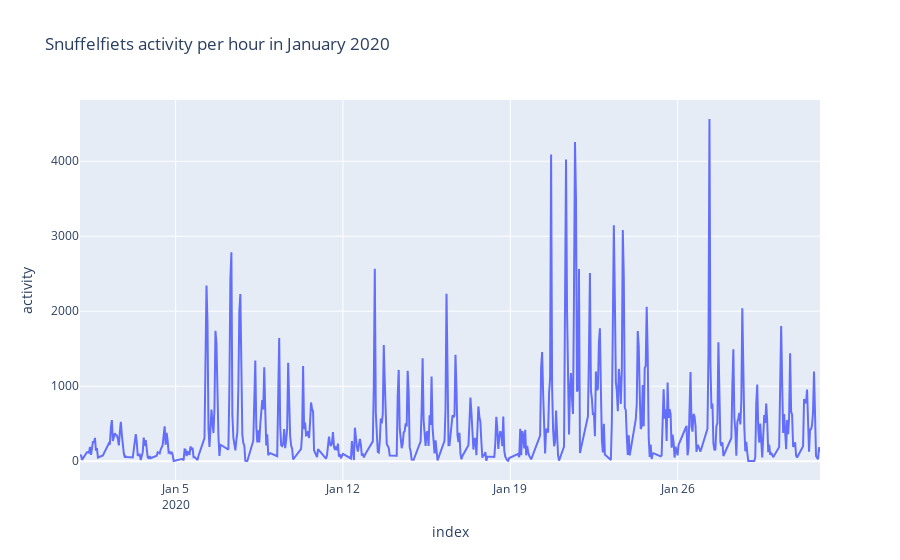

Notebook source saved alongside this figure:
### Code cell
gdf["date"] = gdf['recording_time'].dt.date
gdf["hour"] = gdf["recording_time"].dt.hour
gdf["datehour"] = pd.to_datetime(gdf["date"]) + gdf["hour"].astype('timedelta64[h]')

count = Counter([date for date in gdf["datehour"]])

df = pd.DataFrame.from_dict(count, orient='index', columns=["activity"]).reset_index().sort_values(by=['index'])

fig = px.line(df, x='index', y='activity', title='Snuffelfiets activity per hour in January 2020')
fig.show()

### Figure 1 — Plotly figure (JSON) as saved in the notebook; plotly's stock layout.template omitted (floating-point values rounded to 4 significant figures; data arrays with more than 128 entries replaced by an {"elided": "..."} marker saying what was removed)
{"data": [{"hovertemplate": "index=%{x}<br>activity=%{y}<extra></extra>", "legendgroup": "", "line": {"color": "#636efa", "dash": "solid"}, "mode": "lines", "name": "", "orientation": "v", "showlegend": false, "type": "scatter", "x": {"elided": "550 str values"}, "xaxis": "x", "y": {"elided": "550 int values"}, "yaxis": "y"}], "layout": {"legend": {"tracegroupgap": 0}, "title": {"text": "Snuffelfiets activity per hour in January 2020"}, "xaxis": {"anchor": "y", "domain": [0, 1], "title": {"text": "index"}}, "yaxis": {"anchor": "x", "domain": [0, 1], "title": {"text": "activity"}}}}
